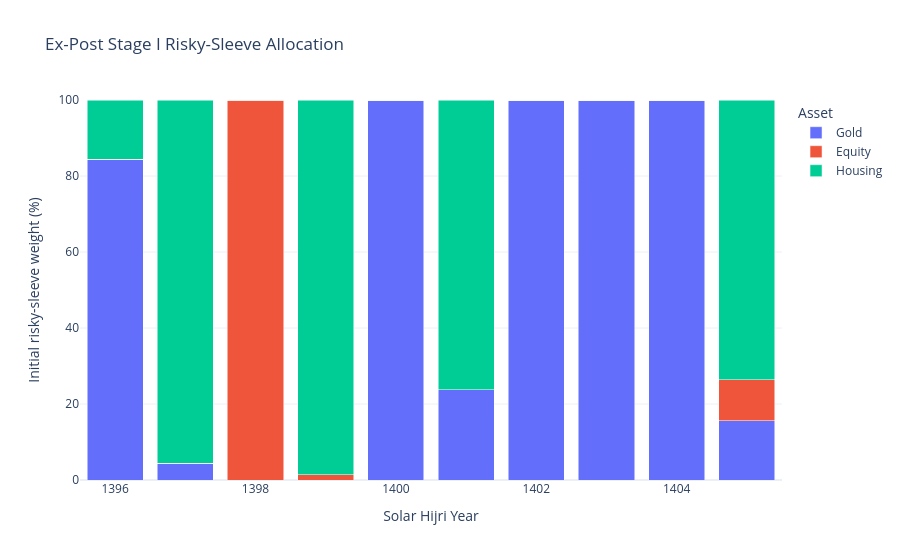

Notebook code cell kept with this figure:
### Code cell
weight_columns = [
    f"initial_weight_{asset}"
    for asset in RISKY_ASSETS
]

weights_long = (
    stage_one_results[
        ["year"] + weight_columns
    ]
    .melt(
        id_vars="year",
        var_name="asset",
        value_name="weight",
    )
)

weights_long["asset"] = (
    weights_long["asset"]
    .str.replace("initial_weight_", "", regex=False)
    .map(ASSET_LABELS)
)

weights_long["weight_pct"] = weights_long["weight"] * 100

fig = px.bar(
    weights_long,
    x="year",
    y="weight_pct",
    color="asset",
    labels={
        "year": "Solar Hijri Year",
        "weight_pct": "Initial risky-sleeve weight (%)",
        "asset": "Asset",
    },
    title="Ex-Post Stage I Risky-Sleeve Allocation",
)

fig.update_layout(
    barmode="stack",
    legend_title_text="Asset",
    yaxis_range=[0, 100],
)

fig.show()

### Figure 1 — Plotly figure (JSON) as saved in the notebook; plotly's stock layout.template omitted (floating-point values rounded to 4 significant figures)
{"data": [{"hovertemplate": "Asset=Gold<br>Solar Hijri Year=%{x}<br>Initial risky-sleeve weight (%)=%{y}<extra></extra>", "legendgroup": "Gold", "marker": {"color": "#636efa", "pattern": {"shape": ""}}, "name": "Gold", "orientation": "v", "showlegend": true, "textposition": "auto", "type": "bar", "x": [1396, 1397, 1398, 1399, 1400, 1401, 1402, 1403, 1404, 1405], "xaxis": "x", "y": [84.37, 4.401, 1.11e-13, 0.0, 100.0, 23.71, 100.0, 100.0, 100.0, 15.56], "yaxis": "y"}, {"hovertemplate": "Asset=Equity<br>Solar Hijri Year=%{x}<br>Initial risky-sleeve weight (%)=%{y}<extra></extra>", "legendgroup": "Equity", "marker": {"color": "#EF553B", "pattern": {"shape": ""}}, "name": "Equity", "orientation": "v", "showlegend": true, "textposition": "auto", "type": "bar", "x": [1396, 1397, 1398, 1399, 1400, 1401, 1402, 1403, 1404, 1405], "xaxis": "x", "y": [2.526e-16, 7.599e-14, 100.0, 1.348, 5.412e-14, 2.174e-14, 0.0, 1.554e-13, 2.22e-14, 10.87], "yaxis": "y"}, {"hovertemplate": "Asset=Housing<br>Solar Hijri Year=%{x}<br>Initial risky-sleeve weight (%)=%{y}<extra></extra>", "legendgroup": "Housing", "marker": {"color": "#00cc96", "pattern": {"shape": ""}}, "name": "Housing", "orientation": "v", "showlegend": true, "textposition": "auto", "type": "bar", "x": [1396, 1397, 1398, 1399, 1400, 1401, 1402, 1403, 1404, 1405], "xaxis": "x", "y": [15.63, 95.6, 0.0, 98.65, 4.996e-14, 76.29, 3.331e-14, 0.0, 3.053e-14, 73.57], "yaxis": "y"}], "layout": {"barmode": "stack", "legend": {"title": {"text": "Asset"}, "tracegroupgap": 0}, "title": {"text": "Ex-Post Stage I Risky-Sleeve Allocation"}, "xaxis": {"anchor": "y", "domain": [0, 1], "title": {"text": "Solar Hijri Year"}}, "yaxis": {"anchor": "x", "domain": [0, 1], "range": [0, 100], "title": {"text": "Initial risky-sleeve weight (%)"}}}}
